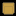

A level layout from a 2D game, rendered from its tile map. Below: a short description, then the map file with tile-grid data replaced by summaries:
An orthogonal 1x1 tile map with 16x16 px tiles, 1 tile layer (base).

<map version="1.9" tiledversion="1.9.0" orientation="orthogonal" renderorder="right-up" width="1" height="1" tilewidth="16" tileheight="16" infinite="0" nextlayerid="2" nextobjectid="1">
 <tileset firstgid="1" name="buildings" tilewidth="16" tileheight="16" tilecount="10" columns="10">
  <image source="../tilesets/buildings.png" width="160" height="16" />
 </tileset>
 <layer id="1" name="base" width="1" height="1">
  <data>[1 cells, 1 non-empty, 1 distinct tile ids]</data>
 </layer>
</map>